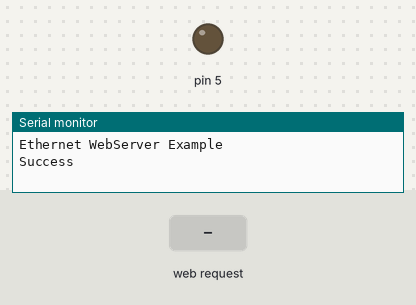
The program below on a simulated Arduino Uno, built for the host (arithmetic inside an expression is 32-bit, double 64-bit). On the bench: output pins drawn as LEDs (lit = HIGH), the last lines printed to the serial monitor. Inputs (shaded band) come from the test bench. WiFi joins after 1.5 s; servers stay silent unless stated; storage starts empty.

Above: at 1.2 s.
1.3 s: HTTP request GET /enable_led received
At 2.1 s:
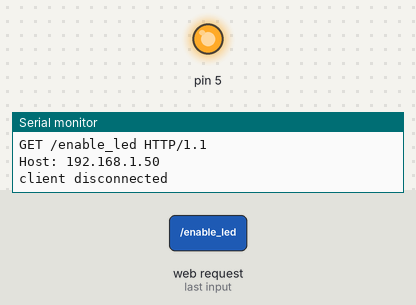
4.3 s: HTTP request GET /disable_led received
At 5.6 s:
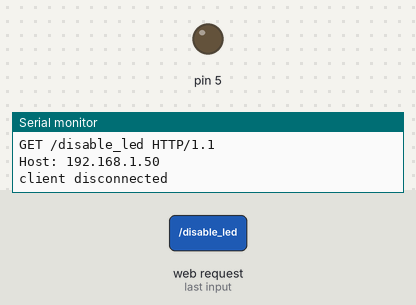
Timing chart, 0 to 7.3 s (numbered marks = the images above; inputs shaded):
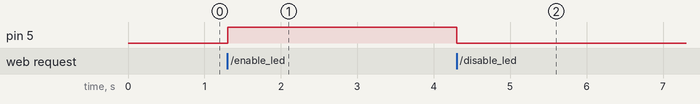

Measured:
- after the input at 1.3 s, pin 5: LOW → HIGH at once
- after the input at 4.3 s, pin 5: HIGH → LOW at once

The program:

main.cpp
```cpp
#include <Arduino.h>
#include <SPI.h>
#include <Ethernet.h>
#include <SD.h>

byte mac[] = {0x90, 0xA2, 0xDA, 0x10, 0xD6, 0xDA};
IPAddress ip(192, 168, 1, 2);
EthernetServer server(80);
File  webFile;
char buffer[64];
String HTTP_req;

void setup() {

  Serial.begin(9600);
  while (!Serial)
  {
    ;
  }
  Serial.println("Ethernet WebServer Example");

  pinMode(3, INPUT);
  pinMode(5, OUTPUT);
  Ethernet.begin(mac, ip);

  server.begin();

  // SD-card init
  if (!SD.begin(4))
  {

    return;
  }

  Serial.println("Success");
}

void GetDigitalSwitchState(EthernetClient cl, int pin) {
  if (digitalRead(pin))
  {
    cl.println("Switch state: ON");
  }
  else
  {
    cl.println("Switch state: OFF");
  }
}

void SetDigitalOutput(EthernetClient cl, int pin, int vol) {

  digitalWrite(pin, vol);
}


void loop() {
  EthernetClient client = server.available();

  if (client)
  {
    Serial.println("new client");

    boolean currentLineIsBlank = true;
    while (client.connected())
    {
      if (client.available())
      {
        char c = client.read();

        if ( HTTP_req.length() < 80)
          HTTP_req += c;


        if (c == '\n' && currentLineIsBlank)
          {

          client.println("HTTP/1.1 200 OK");
          client.println("Content-Type: text/html");
          client.println("Connection: close");
          client.println();

          if (HTTP_req.indexOf("ajax_switch") > -1) {
            GetDigitalSwitchState(client, 3);
          }

          else if (HTTP_req.indexOf("enable_led") > -1)
            SetDigitalOutput(client, 5, HIGH);

          else if (HTTP_req.indexOf("disable_led") > -1)
            SetDigitalOutput(client, 5, LOW);


          else
          {
            webFile = SD.open("index.htm");


            if(webFile) {


              while (webFile.available())
              {

                client.write(webFile.read( ) );


              }

              webFile.close();
            }
          }

          break;
        }

        if (c == '\n') {
          // you're starting a new line
          currentLineIsBlank = true;
        } else if (c != '\r') {
          // you've gotten a character on the current line
          currentLineIsBlank = false;
        }
      }

    }
    delay(1);
    Serial.println(HTTP_req);
    HTTP_req = "";
    client.stop();
    Serial.println("client disconnected");
  }
}
```
